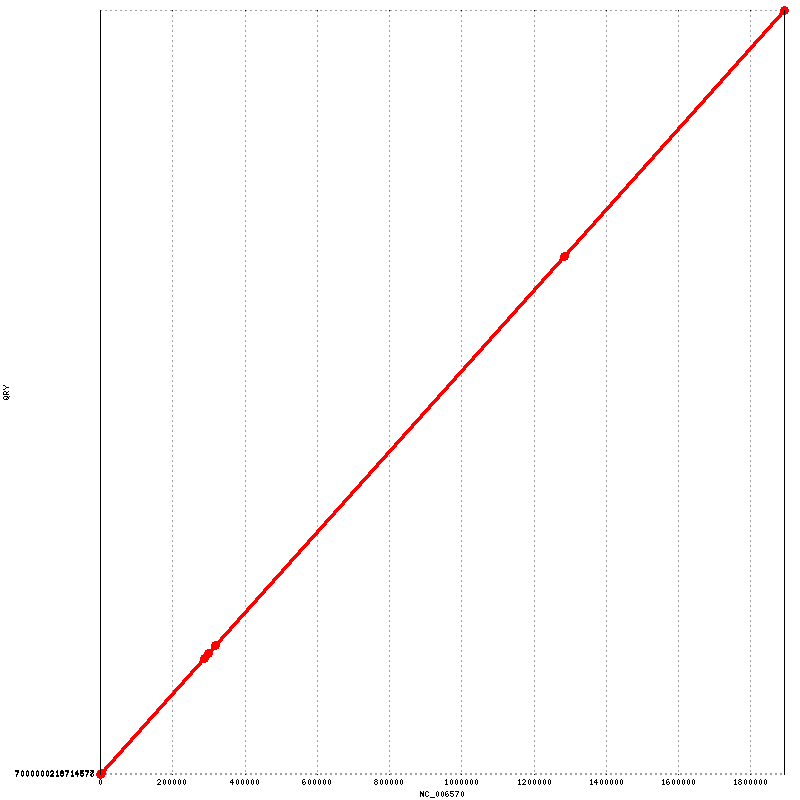

Write the gnuplot code that produced this figure.
set terminal png tiny size 800,800
set output "NR-10492.png"
set ytics ( \
 "7000000218714578" 1, \
 "7000000218714577" 3195, \
 "" 1894828 \
)
set size 1,1
set grid
unset key
set border 10
set ticscale 0 0
set xlabel "NC_006570"
set ylabel "QRY"
set format "%.0f"
set mouse format "%.0f"
set mouse mouseformat "[%.0f, %.0f]"
set mouse clipboardformat "[%.0f, %.0f]"
set xrange [1:1892775]
set yrange [1:1894828]
set style line 1  lt 1 lw 3 pt 6 ps 1
set style line 2  lt 3 lw 3 pt 6 ps 1
set style line 3  lt 2 lw 3 pt 6 ps 1
plot \
 "NR-10492.fplot" title "FWD" w lp ls 1, \
 "NR-10492.rplot" title "REV" w lp ls 2
